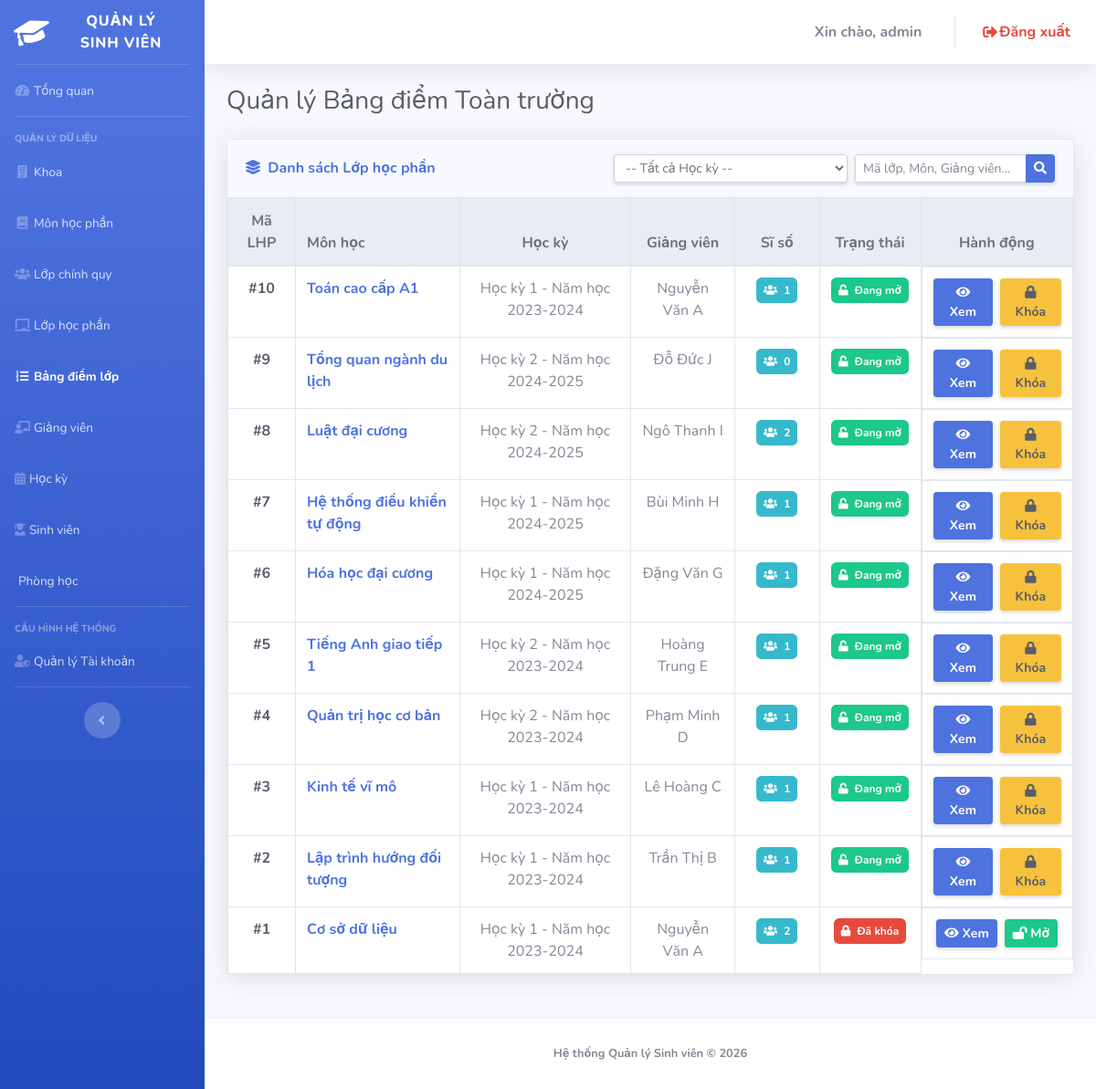
Before: /admin/index.php?page=grades (signed in) with the older database file.
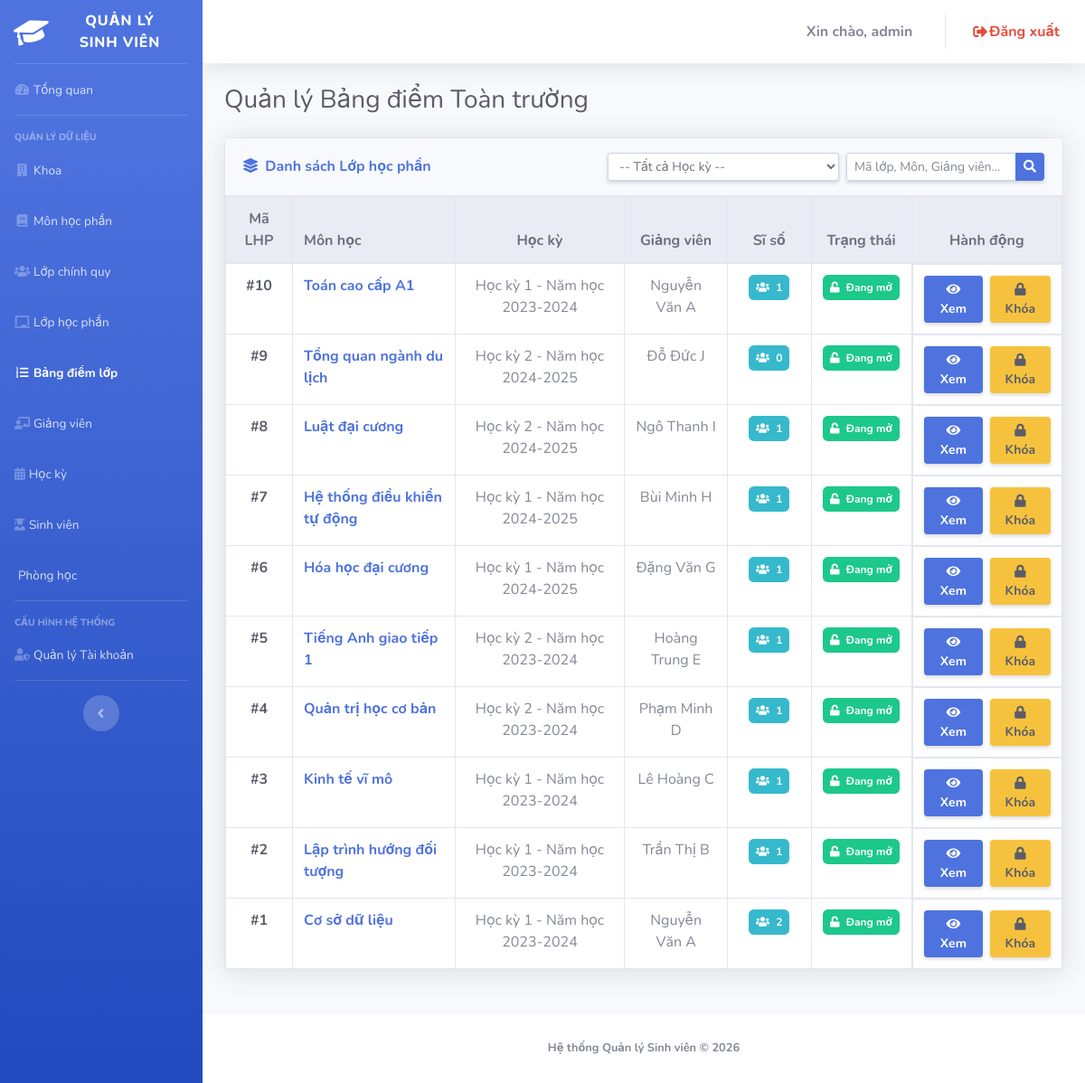
After: the same page with the newer database file.
### tables this page shows
CREATE TABLE `courseclasses` (
  `maLHP` int(11) NOT NULL,
  `maMH` varchar(20) NOT NULL,
  `maHK` varchar(20) NOT NULL,
  `maGV` varchar(20) NOT NULL,
  `isLocked` tinyint(1) DEFAULT 0
);

CREATE TABLE `courses` (
  `maMH` varchar(20) NOT NULL,
  `tenMH` varchar(100) NOT NULL,
  `soTinChi` int(11) DEFAULT 3,
  `maKhoa` varchar(20) NOT NULL
);

CREATE TABLE `semesters` (
  `maHK` varchar(20) NOT NULL,
  `tenHK` varchar(50) NOT NULL
);

CREATE TABLE `teachers` (
  `maGV` varchar(20) NOT NULL,
  `hoTenGV` varchar(100) NOT NULL,
  `email` varchar(100) DEFAULT NULL,
  `sdt` varchar(20) DEFAULT NULL
);

### admin/grades.php (the view, shortened to what the changed rows need)
<?php
$limit = 10;
$p = isset($_GET['p']) ? (int)$_GET['p'] : 1;
$offset = ($p - 1) * $limit;
$baseSql = "SELECT cc.maLHP, c.tenMH, s.tenHK, t.hoTenGV, cc.isLocked,
            (SELECT COUNT(*) FROM Grades g WHERE g.maLHP = cc.maLHP) AS soLuongSV
            FROM CourseClasses cc
            JOIN Courses c ON cc.maMH = c.maMH
            JOIN Semesters s ON cc.maHK = s.maHK
            JOIN Teachers t ON cc.maGV = t.maGV
            WHERE 1=1";
$params = [];
$baseSql .= " ORDER BY cc.maLHP DESC LIMIT $limit OFFSET $offset";
$stmt = $pdo->prepare($baseSql);
$stmt->execute($params);
$classes = $stmt->fetchAll();
?>
<div class="d-sm-flex align-items-center justify-content-between mb-4">
    <h1 class="h3 mb-0 text-gray-800">Quản lý Bảng điểm Toàn trường</h1>
</div>
<div class="card shadow mb-4">
    <div class="card-body p-0">
        <div class="table-responsive">
            <table class="table table-bordered table-hover align-middle mb-0 text-center" width="100%">
                <thead class="thead-light">
                    <tr>
                        <th width="8%">Mã LHP</th>
                        <th class="text-left">Môn học</th>
                        <th>Học kỳ</th>
                        <th>Giảng viên</th>
                        <th width="10%">Sĩ số</th>
                        <th width="12%">Trạng thái</th>
                        <th width="18%">Hành động</th>
                    </tr>
                </thead>
                <tbody>
                    <?php if(empty($classes)): ?>
                        <tr><td colspan="7" class="py-5 text-muted">Không tìm thấy Lớp học phần nào.</td></tr>
                    <?php else: ?>
                        <?php foreach ($classes as $c): ?>
                            <?php $isLocked = (int)$c['isLocked'] === 1; ?>
                            <tr>
                                <td class="font-weight-bold text-dark">#<?= $c['maLHP'] ?></td>
                                <td class="text-left font-weight-bold text-primary"><?= htmlspecialchars($c['tenMH']) ?></td>
                                <td><?= htmlspecialchars($c['tenHK']) ?></td>
                                <td><?= htmlspecialchars($c['hoTenGV']) ?></td>
                                <td><span class="badge badge-info p-2"><i class="fas fa-users mr-1"></i> <?= $c['soLuongSV'] ?></span></td>
                                <td>
                                    <?php if ($isLocked): ?>
                                        <span class="badge badge-danger p-2"><i class="fas fa-lock mr-1"></i> Đã khóa</span>
                                    <?php else: ?>
                                        <span class="badge badge-success p-2"><i class="fas fa-unlock mr-1"></i> Đang mở</span>
                                    <?php endif; ?>
                                </td>
                                <td class="d-flex justify-content-center">
                                    <a href="index.php?page=grade_detail&maLHP=<?= $c['maLHP'] ?>" class="btn btn-primary btn-sm font-weight-bold shadow-sm mr-2" title="Xem chi tiết điểm">
                                        <i class="fas fa-eye"></i> Xem
                                    </a>
                                    <form method="POST" action="index.php?page=grades">
                                        <?php if ($isLocked): ?>
                                            <button type="submit" class="btn btn-success btn-sm font-weight-bold shadow-sm" onclick="return confirm('Mở khóa sẽ cho phép giảng viên tiếp tục sửa điểm. Chắc chắn mở?');" title="Mở khóa bảng điểm">
                                                <i class="fas fa-lock-open"></i> Mở
                                            </button>
                                        <?php else: ?>
                                            <button type="submit" class="btn btn-warning btn-sm font-weight-bold shadow-sm text-dark" onclick="return confirm('Khóa bảng điểm sẽ vô hiệu hóa quyền sửa điểm của giảng viên. Chắc chắn khóa?');" title="Khóa bảng điểm">
                                                <i class="fas fa-lock"></i> Khóa
                                            </button>
                                        <?php endif; ?>
                                    </form>
                                </td>
                            </tr>
                        <?php endforeach; ?>
                    <?php endif; ?>
                </tbody>
            </table>
        </div>
    </div>
</div>

Changed rows visible on the page:
computed for courseclasses "Luật đại cương": soLuongSV "2" → "1"
changed courseclasses "Cơ sở dữ liệu": isLocked "Đã khóa Mở" → "Đang mở Khóa"
